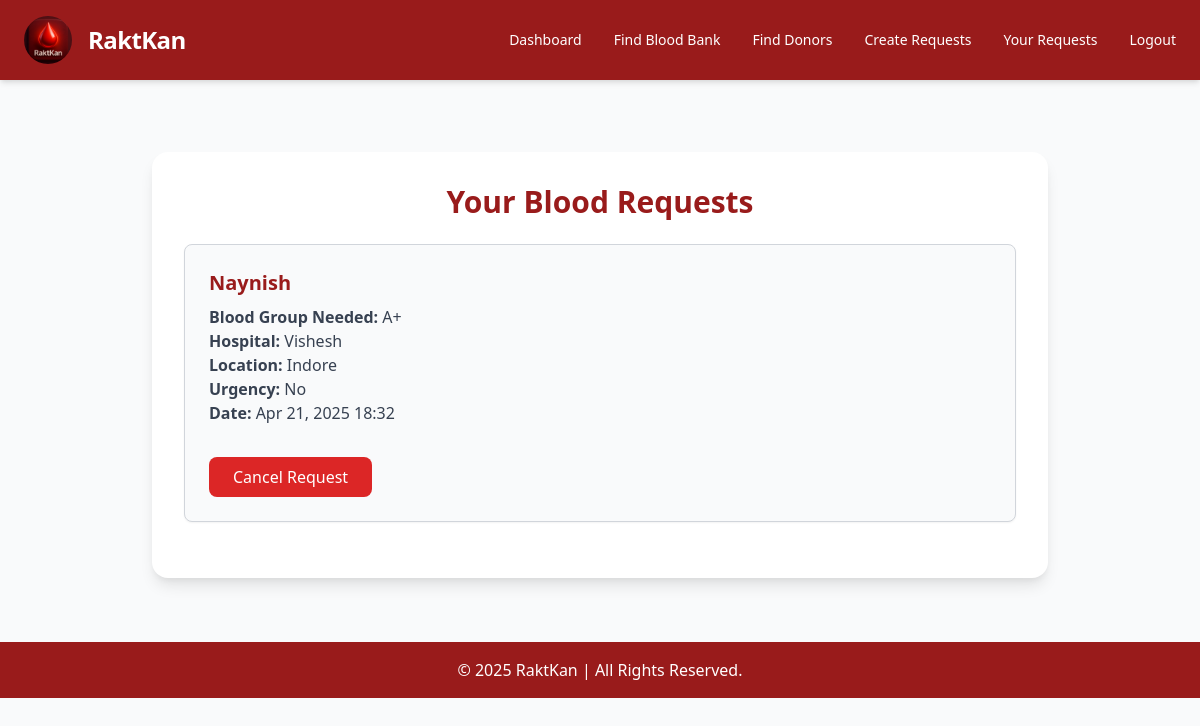
Screenshot of /recipient/your-requests/ (signed in) with the database file from the repository.
### recipients/models.py (models this page shows, shortened)
class Recipient(models.Model):
    BLOOD_GROUP_CHOICES = [
        ('A+', 'A+'), ('A-', 'A-'),
        ('B+', 'B+'), ('B-', 'B-'),
        ('O+', 'O+'), ('O-', 'O-'),
        ('AB+', 'AB+'), ('AB-', 'AB-'),
    ]
    URGENCY_CHOICES = [
        ('Normal', 'Normal'),
        ('Urgent', 'Urgent'),
        ('Critical', 'Critical'),
    ]
    email = models.EmailField(unique=True)
    password = models.CharField(max_length=128)
    full_name = models.CharField(max_length=100,null=True)
    mobile_number = models.CharField(max_length=15, unique=True,null=True)
    reason_for_request = models.TextField(blank=True, null=True)
    blood_group_needed = models.CharField(max_length=3, choices=BLOOD_GROUP_CHOICES, null=True, blank=True)
    urgency = models.CharField(max_length=20, choices=URGENCY_CHOICES)
    blood_units_required = models.PositiveIntegerField(default=1, null=True, blank=True)
    hospital_name = models.CharField(max_length=255, blank=True, null=True)
    location = models.CharField(max_length=255, blank=True, null=True)
    latitude = models.FloatField(blank=True, null=True)
    longitude = models.FloatField(blank=True, null=True)
    request_date = models.DateTimeField(auto_now_add=True)

### recipients/decorators.py (the view)
    def wrapper(request, *args, **kwargs):
        if 'recipient_id' not in request.session:
            return redirect('recipient_login')
        return view_func(request, *args, **kwargs)

### recipients/views.py (called while the page is built)
@recipient_login_required
def your_request(request):
    recipient_id = request.session.get('recipient_id')
    if not recipient_id:
        messages.error(request, "You need to be logged in to view your requests.")
        return redirect('recipient_login')
    try:
        recipient = Recipient.objects.get(id=recipient_id)
    except Recipient.DoesNotExist:
        messages.error(request, "Recipient not found.")
        return redirect('recipient_login')  # fallback if recipient doesn't exist
    if recipient.reason_for_request:  # This is where we check if a request exists
        requests = [recipient]  # Wrap recipient in a list for template rendering
    else:
        requests = []  # No active requests, empty list
    return render(request, 'recipients/your_request.html', {'requests': requests})

### recipients/templates/recipients/your_request.html (shortened to what this page needs)
{% extends 'recipients/base1.html' %}
{% block content %}
<div class="max-w-4xl mx-auto mt-10 p-8 bg-white rounded-2xl shadow-lg">
    <h2 class="text-3xl font-bold text-red-800 mb-6 text-center">Your Blood Requests</h2>
    {% if requests %}
        {% for req in requests %}
        <div class="mb-6 p-6 border border-gray-300 rounded-lg bg-gray-50 shadow-sm hover:shadow-lg transition duration-300 ease-in-out">
            <h3 class="text-xl font-semibold text-red-800 mb-2">{{ req.full_name }}</h3>
            <div class="text-gray-700 mb-4">
                <p><strong>Blood Group Needed:</strong> {{ req.blood_group_needed }}</p>
                <p><strong>Hospital:</strong> {{ req.hospital_name }}</p>
                <p><strong>Location:</strong> {{ req.location }}</p>
                <p><strong>Urgency:</strong> {{ req.emergency|yesno:"Yes, No" }}</p>
                <p><strong>Date:</strong> {{ req.request_date|date:"M d, Y H:i" }}</p>
            </div>
            <form method="post" action="{% url 'cancel_blood_request' %}" class="inline-block mt-4">
                <button type="submit" class="bg-red-600 text-white px-6 py-2 rounded-lg hover:bg-red-700 transition duration-200">
                    Cancel Request
                </button>
            </form>
        </div>
        {% endfor %}
    {% else %}
        <div class="p-6 bg-gray-50 text-center rounded-lg shadow-lg">
            <p class="text-lg text-gray-600">No new requests were found. Please create a request to get started.</p>
        </div>
    {% endif %}
</div>
{% endblock %}

### rows the page displays
Recipient: full_name "Naynish", blood_group_needed "A+", hospital_name "Vishesh", location "Indore", emergency "No", request_date "Apr 21, 2025 18:32"
